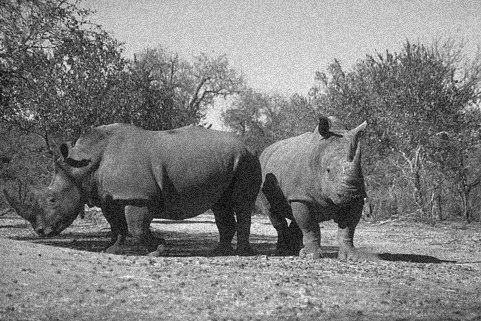
#> input picture Edge Ranker/ingest/112082unimgNoise70.jpg, 481 x 321 px, found by its file name; its folder holds only this picture in this run
$ python imageprocessor.py
#> lines starting #> are read from the running program, lines starting #| are printed output that depends on the picture; after the words box and inside, x2 and y2 are one past the last pixel; in counts of white or black regions, pixels touching at a corner belong together
import os
import cv2

# [5 lines of commented-out code are left out]


input_dir = 'C:/Users/seagu/Pictures/Edge Ranker/ingest'
output_dir = 'C:/Users/seagu/Pictures/Edge Ranker/temporary/'
FileNameList = os.listdir(input_dir)
print(FileNameList)

count = 0

width_dimension = 4000
height_dimension = 3000
resize_dimension = (width_dimension, height_dimension)

#img = cv2.imread("C:/Users/seagu/Pictures/Edge Ranker/ingest/112082unimgNoise70.jpg")
#cv2.imshow("image",img)
#cv2.waitKey()


for eachFile in FileNameList:
    print(eachFile)
    img = cv2.imread(eachFile)
#> img is the input picture: shape (321, 481, 3); min 0, max 255, mean 128.3
#    cv2.imshow("before", img)

#    cv2.imwrite(output_dir + str(eachFile) + "resized.jpg", resized_image)
    edges = cv2.Canny(img, 100,200)
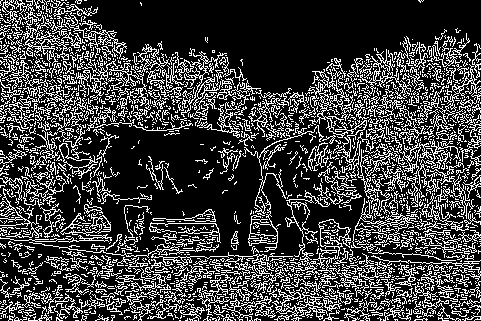
#> edges: shape (321, 481); 24.9% white in thin lines or dots
    resized_image = cv2.resize(edges, resize_dimension, interpolation = cv2.INTER_LINEAR)
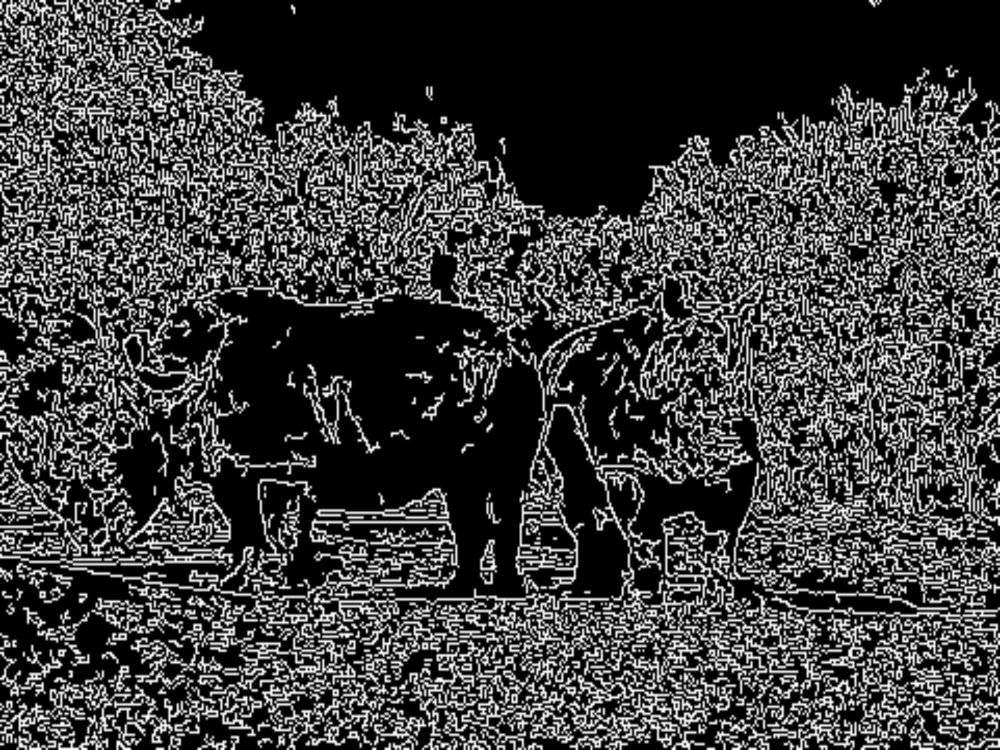
#> resized_image: shape (3000, 4000) (shown at 1/4 size); min 0, max 255, mean 63.6
#    cv2.imshow("image", resized_image)
#    cv2.imshow("edge", edges)
#    cv2.waitKey()
    output_dir += str(eachFile)
    print(output_dir)
    cv2.imwrite(output_dir + str(eachFile) + "edge.jpg", resized_image)


'''
minval = [150,200,300]
maxval = [300,400,400]
img = cv2.imread(FileNameList[0])
#edges = cv2.Canny(img, 200, 400)
#cv2.imwrite(output_dir + "new.jpg", img)

for x in range(len(minval)):
    edges = cv2.Canny(img, minval[x], maxval[x])
    cv2.imwrite(output_dir + str(x) + "edge.jpg", edges)
    print(minval[x], maxval[x])
'''

$ run again, on Edge Ranker/ingest/laminar flow.png
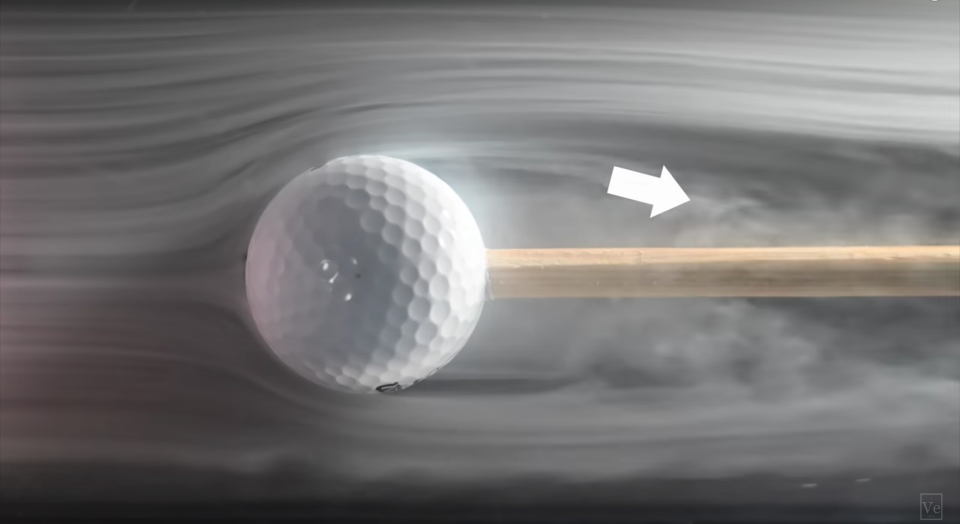
#> input picture Edge Ranker/ingest/laminar flow.png, 1920 x 1048 px, found by its file name (shown at 1/2 size)
#> img is the input picture: shape (1048, 1920, 3); mean B, G, R 115.9, 115.8, 117.3
#> `edges = cv2.Canny(img, 100,200)`:
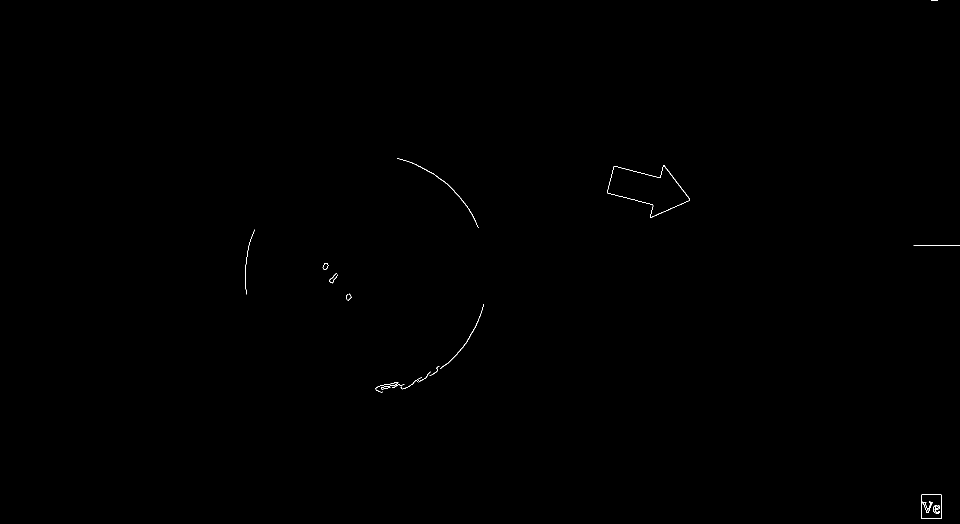
#> edges: shape (1048, 1920) (shown at 1/2 size); 0.1% white in thin lines or dots, all inside (x1, y1, x2, y2) = (490, 0, 1920, 1038)
#> `resized_image = cv2.resize(edges, resize_dimension, interpolation = cv..`:
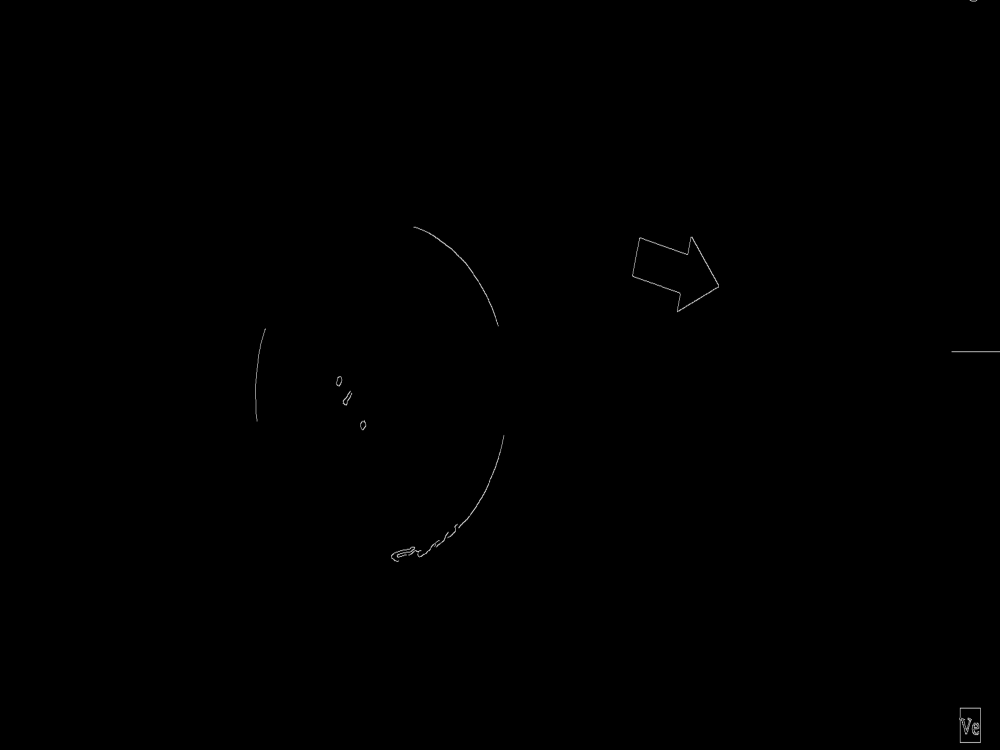
#> resized_image: shape (3000, 4000) (shown at 1/4 size); min 0, max 255, mean 0.3

$ run again, on Edge Ranker/ingest/laminar.jpg
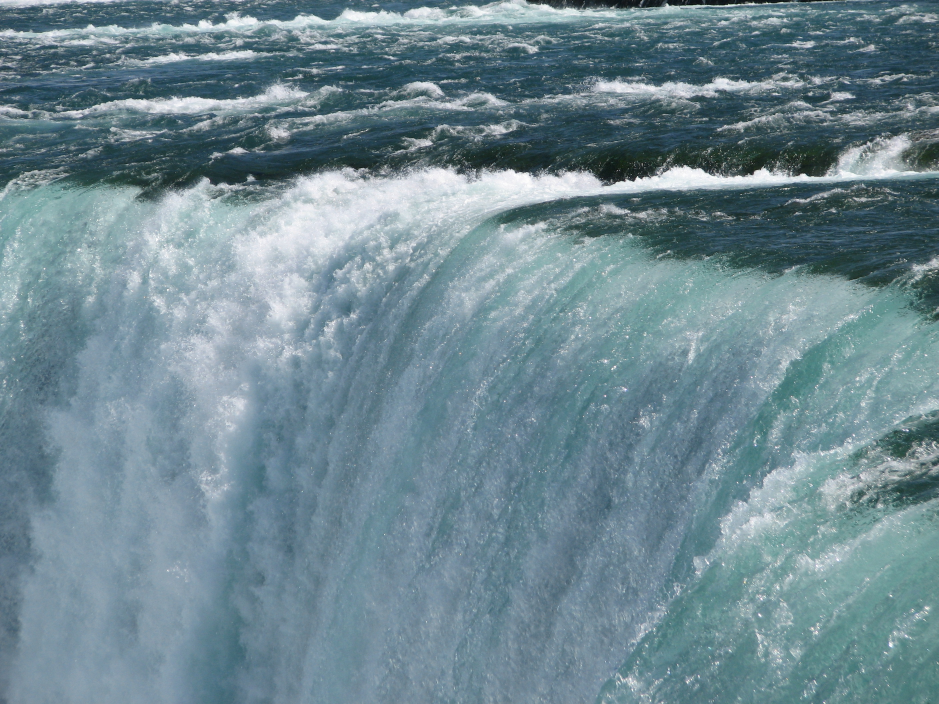
#> input picture Edge Ranker/ingest/laminar.jpg, 2816 x 2112 px, found by its file name (shown at 1/3 size)
#> img is the input picture: shape (2112, 2816, 3); mean B, G, R 146.1, 136.5, 111.4
#> `edges = cv2.Canny(img, 100,200)`:
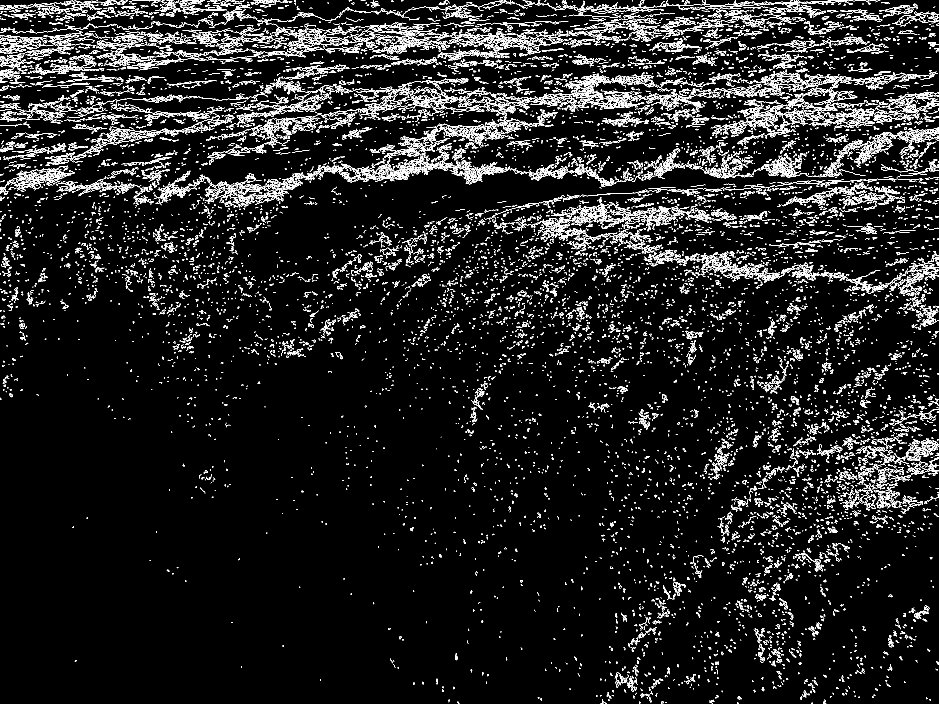
#> edges: shape (2112, 2816) (shown at 1/3 size); 5.7% white in thin lines or dots
#> `resized_image = cv2.resize(edges, resize_dimension, interpolation = cv..`:
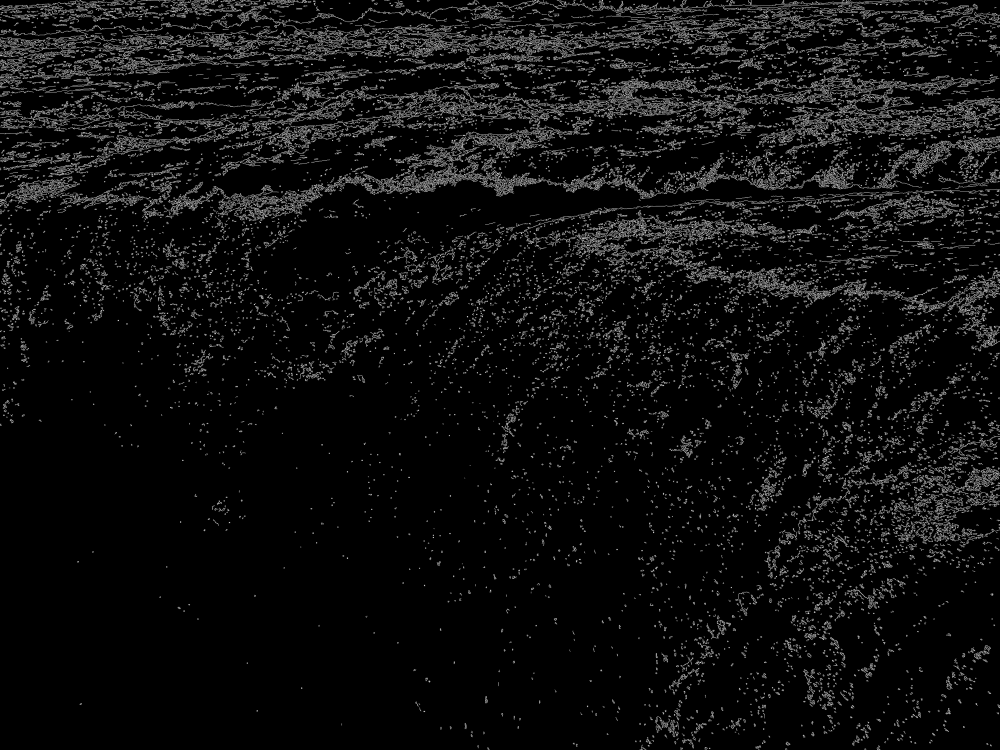
#> resized_image: shape (3000, 4000) (shown at 1/4 size); min 0, max 255, mean 14.6

$ run again, on Edge Ranker/ingest/water_flow_b.jpg
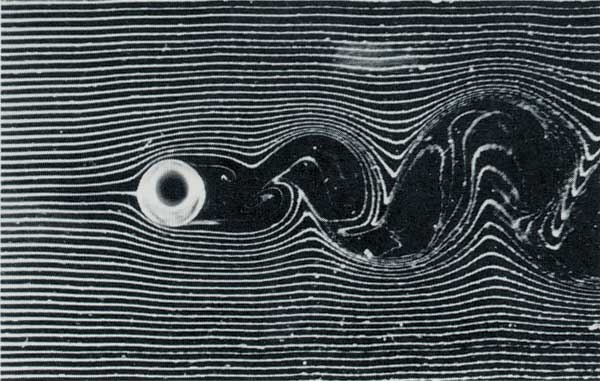
#> input picture Edge Ranker/ingest/water_flow_b.jpg, 600 x 381 px, found by its file name
#> img is the input picture: shape (381, 600, 3); mean B, G, R 81.4, 78.3, 70.7
#> `edges = cv2.Canny(img, 100,200)`:
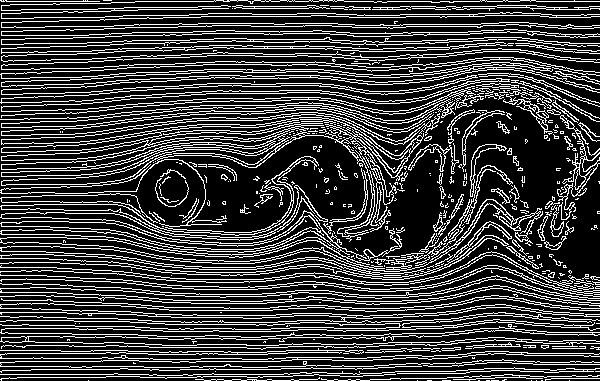
#> edges: shape (381, 600); 24.8% white in thin lines or dots
#> `resized_image = cv2.resize(edges, resize_dimension, interpolation = cv..`:
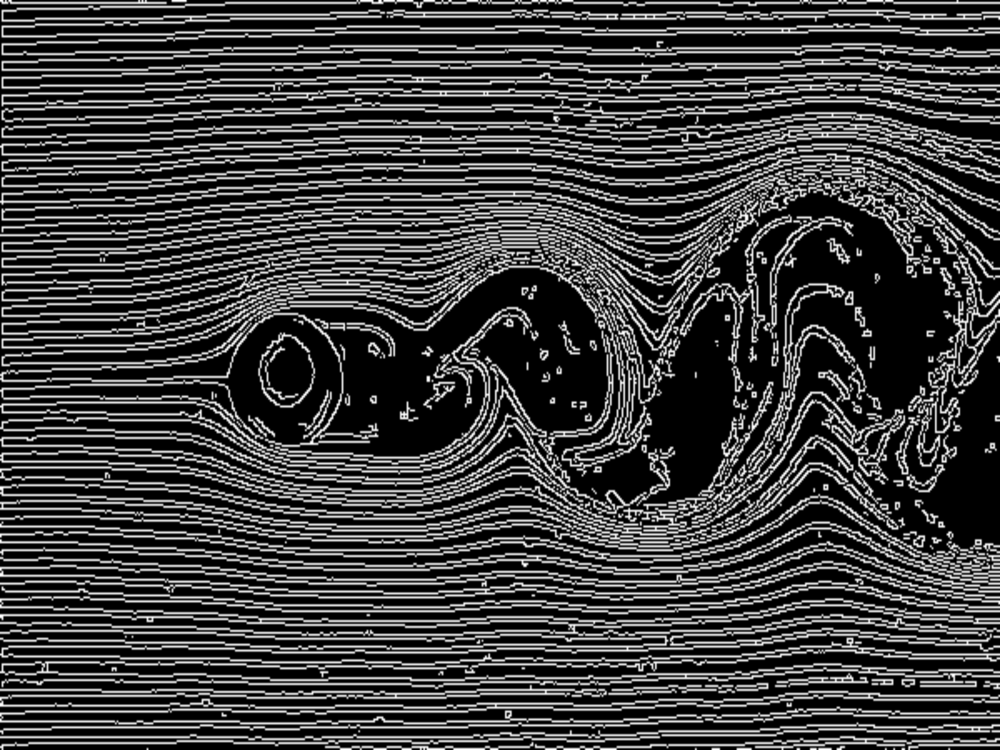
#> resized_image: shape (3000, 4000) (shown at 1/4 size); min 0, max 255, mean 63.3

$ run again, on Edge Ranker/ingest/Boiling-water-in-glass-saucepanRoman-Sigaev.jpg
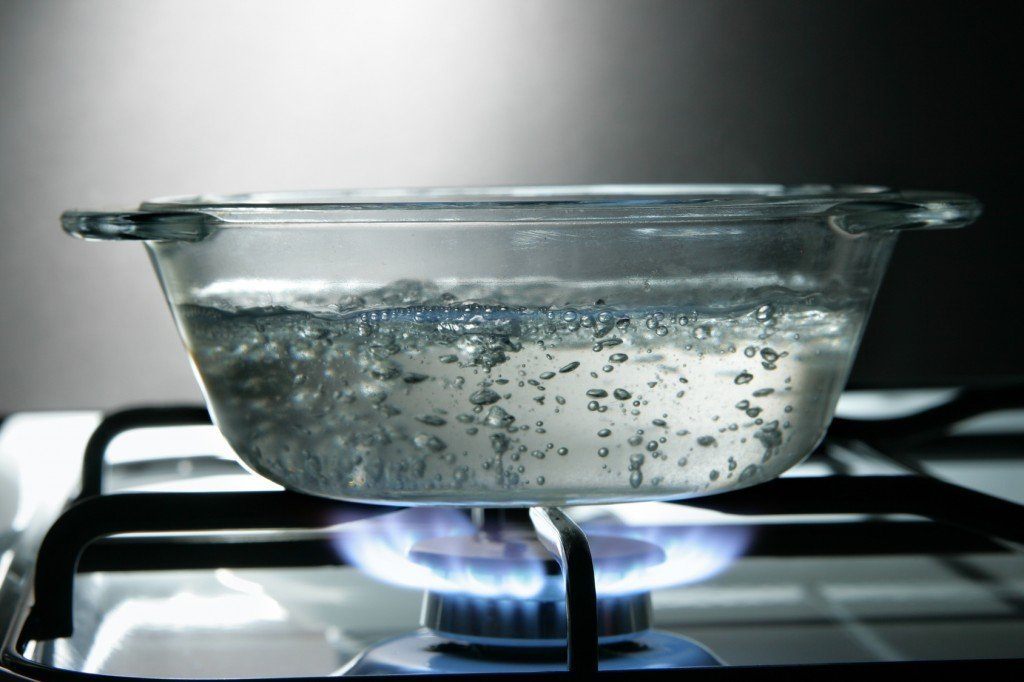
#> input picture Edge Ranker/ingest/Boiling-water-in-glass-saucepanRoman-Sigaev.jpg, 1024 x 682 px, found by its file name
#> img is the input picture: shape (682, 1024, 3); mean B, G, R 124.2, 122.7, 113.9
#> `edges = cv2.Canny(img, 100,200)`:
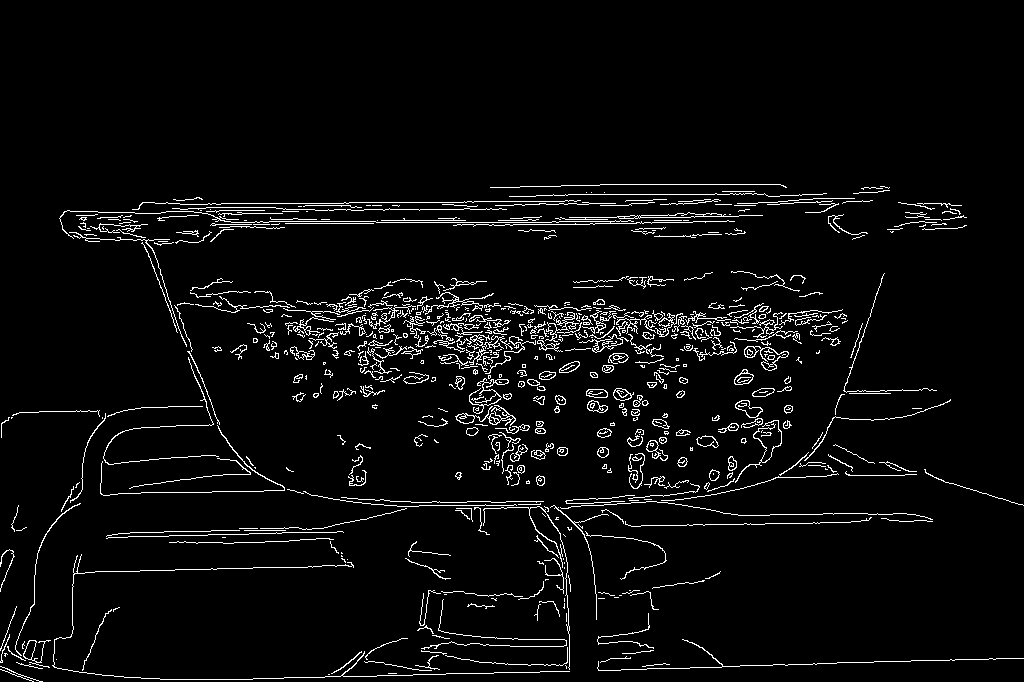
#> edges: shape (682, 1024); 4.3% white in thin lines or dots, all inside (x1, y1, x2, y2) = (0, 184, 1024, 682)
#> `resized_image = cv2.resize(edges, resize_dimension, interpolation = cv..`:
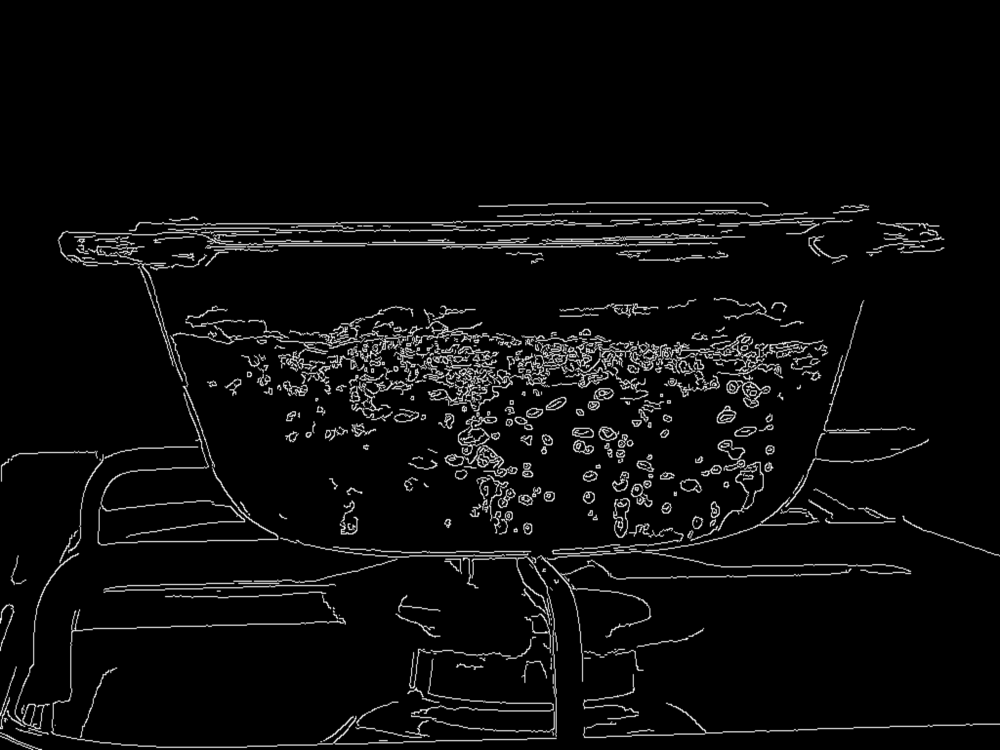
#> resized_image: shape (3000, 4000) (shown at 1/4 size); min 0, max 255, mean 10.9
